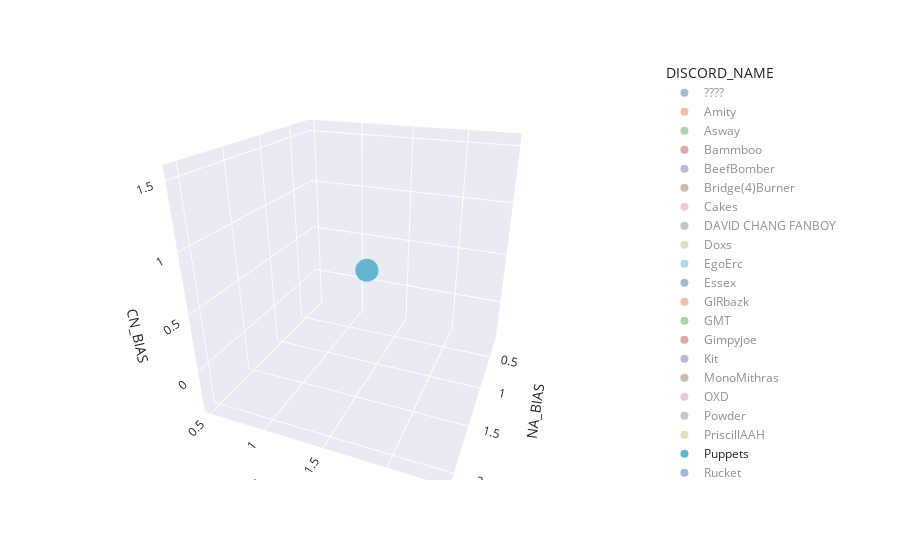

The notebook cell this image was saved under:
### Code cell
fig = px.scatter_3d(r_bias_df, x='NA_BIAS', y='WEU_BIAS', z='CN_BIAS', color='DISCORD_NAME', template = 'seaborn', height=1000)
fig.show()

fig.write_html("./results/esl_berlin_group_stage_bias.html")

### Figure 1 — Plotly figure (JSON) as saved in the notebook; plotly's stock layout.template omitted (floating-point values rounded to 4 significant figures)
{"data": [{"hovertemplate": "DISCORD_NAME=????<br>NA_BIAS=%{x}<br>WEU_BIAS=%{y}<br>CN_BIAS=%{z}<extra></extra>", "legendgroup": "????", "marker": {"color": "rgb(76,114,176)", "symbol": "circle"}, "mode": "markers", "name": "????", "scene": "scene", "showlegend": true, "type": "scatter3d", "visible": "legendonly", "x": [null], "y": [null], "z": [null]}, {"hovertemplate": "DISCORD_NAME=Amity<br>NA_BIAS=%{x}<br>WEU_BIAS=%{y}<br>CN_BIAS=%{z}<extra></extra>", "legendgroup": "Amity", "marker": {"color": "rgb(221,132,82)", "symbol": "circle"}, "mode": "markers", "name": "Amity", "scene": "scene", "showlegend": true, "type": "scatter3d", "visible": "legendonly", "x": [1], "y": [1.438], "z": [0.7812]}, {"hovertemplate": "DISCORD_NAME=Asway<br>NA_BIAS=%{x}<br>WEU_BIAS=%{y}<br>CN_BIAS=%{z}<extra></extra>", "legendgroup": "Asway", "marker": {"color": "rgb(85,168,104)", "symbol": "circle"}, "mode": "markers", "name": "Asway", "scene": "scene", "showlegend": true, "type": "scatter3d", "visible": "legendonly", "x": [1.062], "y": [1.688], "z": [1]}, {"hovertemplate": "DISCORD_NAME=Bammboo<br>NA_BIAS=%{x}<br>WEU_BIAS=%{y}<br>CN_BIAS=%{z}<extra></extra>", "legendgroup": "Bammboo", "marker": {"color": "rgb(196,78,82)", "symbol": "circle"}, "mode": "markers", "name": "Bammboo", "scene": "scene", "showlegend": true, "type": "scatter3d", "visible": "legendonly", "x": [1.625], "y": [1], "z": [0.9688]}, {"hovertemplate": "DISCORD_NAME=BeefBomber<br>NA_BIAS=%{x}<br>WEU_BIAS=%{y}<br>CN_BIAS=%{z}<extra></extra>", "legendgroup": "BeefBomber", "marker": {"color": "rgb(129,114,179)", "symbol": "circle"}, "mode": "markers", "name": "BeefBomber", "scene": "scene", "showlegend": true, "type": "scatter3d", "visible": "legendonly", "x": [1.688], "y": [1.266], "z": [0.8438]}, {"hovertemplate": "DISCORD_NAME=Bridge(4)Burner<br>NA_BIAS=%{x}<br>WEU_BIAS=%{y}<br>CN_BIAS=%{z}<extra></extra>", "legendgroup": "Bridge(4)Burner", "marker": {"color": "rgb(147,120,96)", "symbol": "circle"}, "mode": "markers", "name": "Bridge(4)Burner", "scene": "scene", "showlegend": true, "type": "scatter3d", "visible": "legendonly", "x": [1], "y": [1.406], "z": [0.7812]}, {"hovertemplate": "DISCORD_NAME=Cakes<br>NA_BIAS=%{x}<br>WEU_BIAS=%{y}<br>CN_BIAS=%{z}<extra></extra>", "legendgroup": "Cakes", "marker": {"color": "rgb(218,139,195)", "symbol": "circle"}, "mode": "markers", "name": "Cakes", "scene": "scene", "showlegend": true, "type": "scatter3d", "visible": "legendonly", "x": [1.547], "y": [1.301], "z": [0.8789]}, {"hovertemplate": "DISCORD_NAME=DAVID CHANG FANBOY<br>NA_BIAS=%{x}<br>WEU_BIAS=%{y}<br>CN_BIAS=%{z}<extra></extra>", "legendgroup": "DAVID CHANG FANBOY", "marker": {"color": "rgb(140,140,140)", "symbol": "circle"}, "mode": "markers", "name": "DAVID CHANG FANBOY", "scene": "scene", "showlegend": true, "type": "scatter3d", "visible": "legendonly", "x": [0.9375], "y": [1.734], "z": [0.6562]}, {"hovertemplate": "DISCORD_NAME=Doxs<br>NA_BIAS=%{x}<br>WEU_BIAS=%{y}<br>CN_BIAS=%{z}<extra></extra>", "legendgroup": "Doxs", "marker": {"color": "rgb(204,185,116)", "symbol": "circle"}, "mode": "markers", "name": "Doxs", "scene": "scene", "showlegend": true, "type": "scatter3d", "visible": "legendonly", "x": [0.8438], "y": [1.359], "z": [0.9375]}, {"hovertemplate": "DISCORD_NAME=EgoErc<br>NA_BIAS=%{x}<br>WEU_BIAS=%{y}<br>CN_BIAS=%{z}<extra></extra>", "legendgroup": "EgoErc", "marker": {"color": "rgb(100,181,205)", "symbol": "circle"}, "mode": "markers", "name": "EgoErc", "scene": "scene", "showlegend": true, "type": "scatter3d", "visible": "legendonly", "x": [0.9375], "y": [1.5], "z": [0.8125]}, {"hovertemplate": "DISCORD_NAME=Essex<br>NA_BIAS=%{x}<br>WEU_BIAS=%{y}<br>CN_BIAS=%{z}<extra></extra>", "legendgroup": "Essex", "marker": {"color": "rgb(76,114,176)", "symbol": "circle"}, "mode": "markers", "name": "Essex", "scene": "scene", "showlegend": true, "type": "scatter3d", "visible": "legendonly", "x": [1.125], "y": [1.359], "z": [0.7969]}, {"hovertemplate": "DISCORD_NAME=GIRbazk<br>NA_BIAS=%{x}<br>WEU_BIAS=%{y}<br>CN_BIAS=%{z}<extra></extra>", "legendgroup": "GIRbazk", "marker": {"color": "rgb(221,132,82)", "symbol": "circle"}, "mode": "markers", "name": "GIRbazk", "scene": "scene", "showlegend": true, "type": "scatter3d", "visible": "legendonly", "x": [1.125], "y": [1.607], "z": [0.442]}, {"hovertemplate": "DISCORD_NAME=GMT<br>NA_BIAS=%{x}<br>WEU_BIAS=%{y}<br>CN_BIAS=%{z}<extra></extra>", "legendgroup": "GMT", "marker": {"color": "rgb(85,168,104)", "symbol": "circle"}, "mode": "markers", "name": "GMT", "scene": "scene", "showlegend": true, "type": "scatter3d", "visible": "legendonly", "x": [1.366], "y": [1.446], "z": [1.004]}, {"hovertemplate": "DISCORD_NAME=Gimpyjoe<br>NA_BIAS=%{x}<br>WEU_BIAS=%{y}<br>CN_BIAS=%{z}<extra></extra>", "legendgroup": "Gimpyjoe", "marker": {"color": "rgb(196,78,82)", "symbol": "circle"}, "mode": "markers", "name": "Gimpyjoe", "scene": "scene", "showlegend": true, "type": "scatter3d", "visible": "legendonly", "x": [1], "y": [1.469], "z": [0.875]}, {"hovertemplate": "DISCORD_NAME=Kit<br>NA_BIAS=%{x}<br>WEU_BIAS=%{y}<br>CN_BIAS=%{z}<extra></extra>", "legendgroup": "Kit", "marker": {"color": "rgb(129,114,179)", "symbol": "circle"}, "mode": "markers", "name": "Kit", "scene": "scene", "showlegend": true, "type": "scatter3d", "visible": "legendonly", "x": [1.062], "y": [1.375], "z": [0.9375]}, {"hovertemplate": "DISCORD_NAME=MonoMithras<br>NA_BIAS=%{x}<br>WEU_BIAS=%{y}<br>CN_BIAS=%{z}<extra></extra>", "legendgroup": "MonoMithras", "marker": {"color": "rgb(147,120,96)", "symbol": "circle"}, "mode": "markers", "name": "MonoMithras", "scene": "scene", "showlegend": true, "type": "scatter3d", "visible": "legendonly", "x": [1.195], "y": [1.723], "z": [0.8086]}, {"hovertemplate": "DISCORD_NAME=OXD<br>NA_BIAS=%{x}<br>WEU_BIAS=%{y}<br>CN_BIAS=%{z}<extra></extra>", "legendgroup": "OXD", "marker": {"color": "rgb(218,139,195)", "symbol": "circle"}, "mode": "markers", "name": "OXD", "scene": "scene", "showlegend": true, "type": "scatter3d", "visible": "legendonly", "x": [0.9375], "y": [1.438], "z": [0.8438]}, {"hovertemplate": "DISCORD_NAME=Powder<br>NA_BIAS=%{x}<br>WEU_BIAS=%{y}<br>CN_BIAS=%{z}<extra></extra>", "legendgroup": "Powder", "marker": {"color": "rgb(140,140,140)", "symbol": "circle"}, "mode": "markers", "name": "Powder", "scene": "scene", "showlegend": true, "type": "scatter3d", "visible": "legendonly", "x": [0.875], "y": [1.312], "z": [0.8438]}, {"hovertemplate": "DISCORD_NAME=PriscillAAH<br>NA_BIAS=%{x}<br>WEU_BIAS=%{y}<br>CN_BIAS=%{z}<extra></extra>", "legendgroup": "PriscillAAH", "marker": {"color": "rgb(204,185,116)", "symbol": "circle"}, "mode": "markers", "name": "PriscillAAH", "scene": "scene", "showlegend": true, "type": "scatter3d", "visible": "legendonly", "x": [1.205], "y": [1.688], "z": [0.683]}, {"hovertemplate": "DISCORD_NAME=Puppets<br>NA_BIAS=%{x}<br>WEU_BIAS=%{y}<br>CN_BIAS=%{z}<extra></extra>", "legendgroup": "Puppets", "marker": {"color": "rgb(100,181,205)", "symbol": "circle"}, "mode": "markers", "name": "Puppets", "scene": "scene", "showlegend": true, "type": "scatter3d", "visible": true, "x": [1.125], "y": [1.446], "z": [0.6027]}, {"hovertemplate": "DISCORD_NAME=Rucket<br>NA_BIAS=%{x}<br>WEU_BIAS=%{y}<br>CN_BIAS=%{z}<extra></extra>", "legendgroup": "Rucket", "marker": {"color": "rgb(76,114,176)", "symbol": "circle"}, "mode": "markers", "name": "Rucket", "scene": "scene", "showlegend": true, "type": "scatter3d", "visible": "legendonly", "x": [0.9375], "y": [1.375], "z": [0.8438]}, {"hovertemplate": "DISCORD_NAME=Shap Daddy Happenin<br>NA_BIAS=%{x}<br>WEU_BIAS=%{y}<br>CN_BIAS=%{z}<extra></extra>", "legendgroup": "Shap Daddy Happenin", "marker": {"color": "rgb(221,132,82)", "symbol": "circle"}, "mode": "markers", "name": "Shap Daddy Happenin", "scene": "scene", "showlegend": true, "type": "scatter3d", "visible": "legendonly", "x": [0.9375], "y": [1.344], "z": [0.7188]}, {"hovertemplate": "DISCORD_NAME=Sidd<br>NA_BIAS=%{x}<br>WEU_BIAS=%{y}<br>CN_BIAS=%{z}<extra></extra>", "legendgroup": "Sidd", "marker": {"color": "rgb(85,168,104)", "symbol": "circle"}, "mode": "markers", "name": "Sidd", "scene": "scene", "showlegend": true, "type": "scatter3d", "visible": "legendonly", "x": [1.5], "y": [1.719], "z": [0.4688]}, {"hovertemplate": "DISCORD_NAME=SliceofToast<br>NA_BIAS=%{x}<br>WEU_BIAS=%{y}<br>CN_BIAS=%{z}<extra></extra>", "legendgroup": "SliceofToast", "marker": {"color": "rgb(196,78,82)", "symbol": "circle"}, "mode": "markers", "name": "SliceofToast", "scene": "scene", "showlegend": true, "type": "scatter3d", "visible": "legendonly", "x": [1.688], "y": [1.336], "z": [0.7734]}, {"hovertemplate": "DISCORD_NAME=Super<br>NA_BIAS=%{x}<br>WEU_BIAS=%{y}<br>CN_BIAS=%{z}<extra></extra>", "legendgroup": "Super", "marker": {"color": "rgb(129,114,179)", "symbol": "circle"}, "mode": "markers", "name": "Super", "scene": "scene", "showlegend": true, "type": "scatter3d", "visible": "legendonly", "x": [1], "y": [1.5], "z": [0.8438]}, {"hovertemplate": "DISCORD_NAME=Tetsuya<br>NA_BIAS=%{x}<br>WEU_BIAS=%{y}<br>CN_BIAS=%{z}<extra></extra>", "legendgroup": "Tetsuya", "marker": {"color": "rgb(147,120,96)", "symbol": "circle"}, "mode": "markers", "name": "Tetsuya", "scene": "scene", "showlegend": true, "type": "scatter3d", "visible": "legendonly", "x": [0.9844], "y": [1.336], "z": [0.9844]}, {"hovertemplate": "DISCORD_NAME=The_Blackbird<br>NA_BIAS=%{x}<br>WEU_BIAS=%{y}<br>CN_BIAS=%{z}<extra></extra>", "legendgroup": "The_Blackbird", "marker": {"color": "rgb(218,139,195)", "symbol": "circle"}, "mode": "markers", "name": "The_Blackbird", "scene": "scene", "showlegend": true, "type": "scatter3d", "visible": "legendonly", "x": [1], "y": [1.5], "z": [0.7188]}, {"hovertemplate": "DISCORD_NAME=Tino_<br>NA_BIAS=%{x}<br>WEU_BIAS=%{y}<br>CN_BIAS=%{z}<extra></extra>", "legendgroup": "Tino_", "marker": {"color": "rgb(140,140,140)", "symbol": "circle"}, "mode": "markers", "name": "Tino_", "scene": "scene", "showlegend": true, "type": "scatter3d", "visible": "legendonly", "x": [1.188], "y": [1.594], "z": [0.5938]}, {"hovertemplate": "DISCORD_NAME=Vermilion<br>NA_BIAS=%{x}<br>WEU_BIAS=%{y}<br>CN_BIAS=%{z}<extra></extra>", "legendgroup": "Vermilion", "marker": {"color": "rgb(204,185,116)", "symbol": "circle"}, "mode": "markers", "name": "Vermilion", "scene": "scene", "showlegend": true, "type": "scatter3d", "visible": "legendonly", "x": [1.125], "y": [1.656], "z": [0.8125]}, {"hovertemplate": "DISCORD_NAME=Vuvuzela Virtuoso Hans Rudolph<br>NA_BIAS=%{x}<br>WEU_BIAS=%{y}<br>CN_BIAS=%{z}<extra></extra>", "legendgroup": "Vuvuzela Virtuoso Hans Rudolph", "marker": {"color": "rgb(100,181,205)", "symbol": "circle"}, "mode": "markers", "name": "Vuvuzela Virtuoso Hans Rudolph", "scene": "scene", "showlegend": true, "type": "scatter3d", "visible": "legendonly", "x": [0.9375], "y": [1.531], "z": [1]}, {"hovertemplate": "DISCORD_NAME=Waltz<br>NA_BIAS=%{x}<br>WEU_BIAS=%{y}<br>CN_BIAS=%{z}<extra></extra>", "legendgroup": "Waltz", "marker": {"color": "rgb(76,114,176)", "symbol": "circle"}, "mode": "markers", "name": "Waltz", "scene": "scene", "showlegend": true, "type": "scatter3d", "visible": "legendonly", "x": [1.195], "y": [1.758], "z": [0.9492]}, {"hovertemplate": "DISCORD_NAME=WritingFates<br>NA_BIAS=%{x}<br>WEU_BIAS=%{y}<br>CN_BIAS=%{z}<extra></extra>", "legendgroup": "WritingFates", "marker": {"color": "rgb(221,132,82)", "symbol": "circle"}, "mode": "markers", "name": "WritingFates", "scene": "scene", "showlegend": true, "type": "scatter3d", "visible": "legendonly", "x": [0.9375], "y": [1.531], "z": [0.8125]}, {"hovertemplate": "DISCORD_NAME=Xan<br>NA_BIAS=%{x}<br>WEU_BIAS=%{y}<br>CN_BIAS=%{z}<extra></extra>", "legendgroup": "Xan", "marker": {"color": "rgb(85,168,104)", "symbol": "circle"}, "mode": "markers", "name": "Xan", "scene": "scene", "showlegend": true, "type": "scatter3d", "visible": "legendonly", "x": [1.406], "y": [1.406], "z": [0.5625]}, {"hovertemplate": "DISCORD_NAME=[/dev/grohl]<br>NA_BIAS=%{x}<br>WEU_BIAS=%{y}<br>CN_BIAS=%{z}<extra></extra>", "legendgroup": "[/dev/grohl]", "marker": {"color": "rgb(196,78,82)", "symbol": "circle"}, "mode": "markers", "name": "[/dev/grohl]", "scene": "scene", "showlegend": true, "type": "scatter3d", "visible": "legendonly", "x": [1.125], "y": [1.656], "z": [0.7812]}, {"hovertemplate": "DISCORD_NAME=cuddlz<br>NA_BIAS=%{x}<br>WEU_BIAS=%{y}<br>CN_BIAS=%{z}<extra></extra>", "legendgroup": "cuddlz", "marker": {"color": "rgb(129,114,179)", "symbol": "circle"}, "mode": "markers", "name": "cuddlz", "scene": "scene", "showlegend": true, "type": "scatter3d", "visible": "legendonly", "x": [1.25], "y": [1.719], "z": [0.875]}, {"hovertemplate": "DISCORD_NAME=eonden<br>NA_BIAS=%{x}<br>WEU_BIAS=%{y}<br>CN_BIAS=%{z}<extra></extra>", "legendgroup": "eonden", "marker": {"color": "rgb(147,120,96)", "symbol": "circle"}, "mode": "markers", "name": "eonden", "scene": "scene", "showlegend": true, "type": "scatter3d", "visible": "legendonly", "x": [1.062], "y": [1.469], "z": [0.8438]}, {"hovertemplate": "DISCORD_NAME=oppressive_hat<br>NA_BIAS=%{x}<br>WEU_BIAS=%{y}<br>CN_BIAS=%{z}<extra></extra>", "legendgroup": "oppressive_hat", "marker": {"color": "rgb(218,139,195)", "symbol": "circle"}, "mode": "markers", "name": "oppressive_hat", "scene": "scene", "showlegend": true, "type": "scatter3d", "visible": "legendonly", "x": [1], "y": [1.375], "z": [1.062]}, {"hovertemplate": "DISCORD_NAME=pwningdude<br>NA_BIAS=%{x}<br>WEU_BIAS=%{y}<br>CN_BIAS=%{z}<extra></extra>", "legendgroup": "pwningdude", "marker": {"color": "rgb(140,140,140)", "symbol": "circle"}, "mode": "markers", "name": "pwningdude", "scene": "scene", "showlegend": true, "type": "scatter3d", "visible": "legendonly", "x": [1.406], "y": [1.125], "z": [0.8438]}, {"hovertemplate": "DISCORD_NAME=seebs<br>NA_BIAS=%{x}<br>WEU_BIAS=%{y}<br>CN_BIAS=%{z}<extra></extra>", "legendgroup": "seebs", "marker": {"color": "rgb(204,185,116)", "symbol": "circle"}, "mode": "markers", "name": "seebs", "scene": "scene", "showlegend": true, "type": "scatter3d", "visible": "legendonly", "x": [1.125], "y": [1.336], "z": [0.9141]}, {"hovertemplate": "DISCORD_NAME=srinjit_v<br>NA_BIAS=%{x}<br>WEU_BIAS=%{y}<br>CN_BIAS=%{z}<extra></extra>", "legendgroup": "srinjit_v", "marker": {"color": "rgb(100,181,205)", "symbol": "circle"}, "mode": "markers", "name": "srinjit_v", "scene": "scene", "showlegend": true, "type": "scatter3d", "visible": "legendonly", "x": [1.125], "y": [1.219], "z": [1.219]}], "layout": {"autosize": true, "legend": {"title": {"text": "DISCORD_NAME"}, "tracegroupgap": 0}, "margin": {"t": 60}, "scene": {"aspectmode": "auto", "aspectratio": {"x": 1, "y": 1, "z": 1}, "camera": {"center": {"x": 0, "y": 0, "z": 0}, "eye": {"x": 1.749, "y": 0.6986, "z": 0.882}, "projection": {"type": "perspective"}, "up": {"x": 0, "y": 0, "z": 1}}, "domain": {"x": [0, 1], "y": [0, 1]}, "xaxis": {"title": {"text": "NA_BIAS"}}, "yaxis": {"title": {"text": "WEU_BIAS"}}, "zaxis": {"title": {"text": "CN_BIAS"}}}}}
